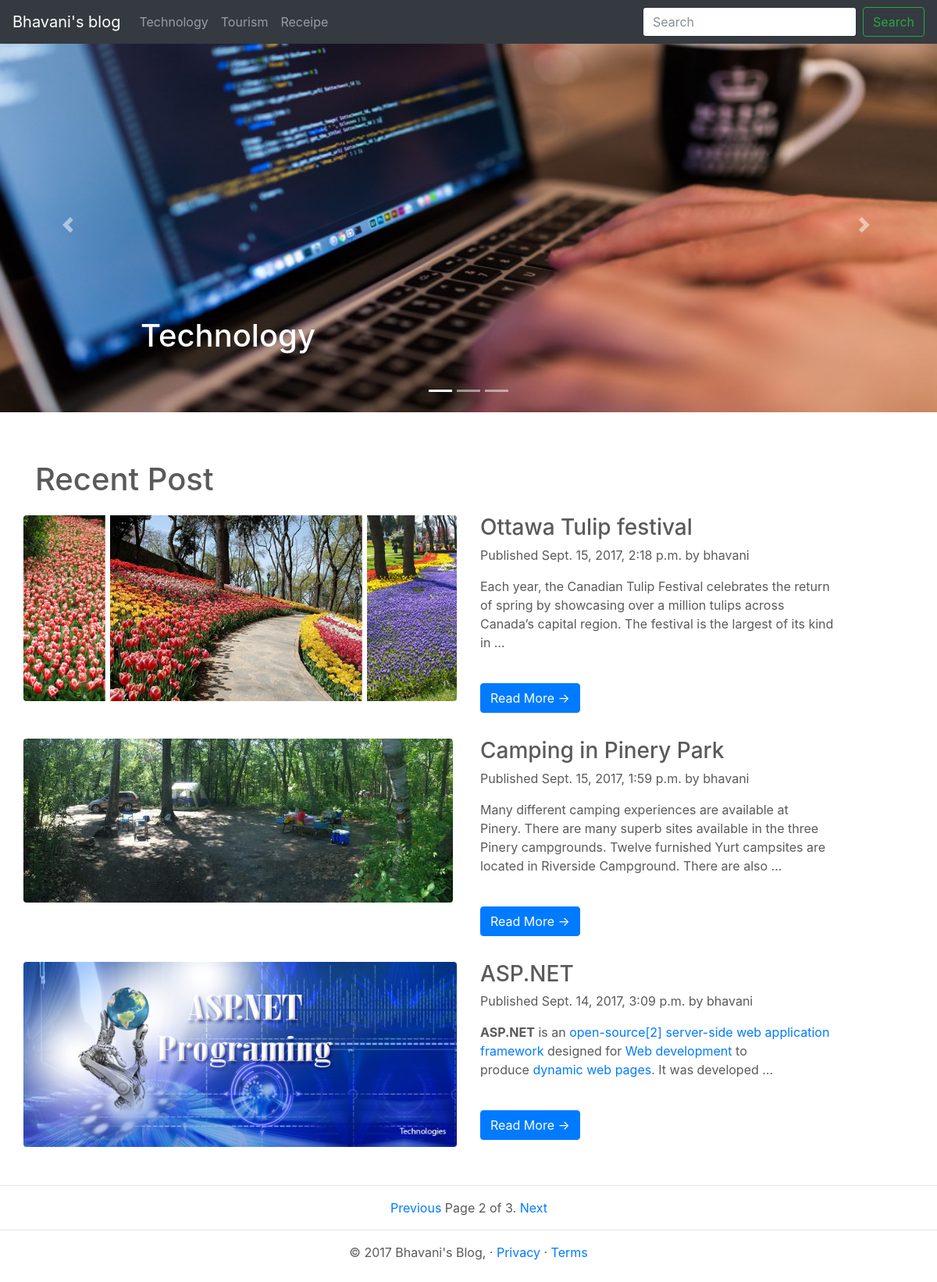
The page /blogapp/?page=2 on the database its author committed.
### blogapp/models.py (models this page shows, shortened)
class Category(models.Model):
	title=models.CharField(max_length=100)
	slug=models.SlugField(max_length=100, unique=True)
	image=models.ImageField(upload_to='images/category', blank=True)
	class Meta:
		verbose_name= 'category'
		verbose_name_plural='categories'
	def __str__(self):
		return self.title
	def get_absolute_url(self):
		return reverse('blogapp:list_of_post_by_category',args=[self.slug])

class Post(models.Model):
	STATUS_CHOICES = (
		('draft', 'Draft'),
		('published', 'Published'),
	)
	title=models.CharField(max_length=250)
	slug=models.SlugField(max_length=250, unique_for_date='publish')
	image=models.ImageField(upload_to='images', blank=True)
	author=models.ForeignKey(User, related_name='blog_posts')
	body=RichTextUploadingField()
	publish=models.DateTimeField(default=timezone.now)
	created=models.DateTimeField(auto_now_add=True)
	updated=models.DateTimeField(auto_now=True)
	status=models.CharField(max_length=10, choices=STATUS_CHOICES, default='draft')
	category=models.ManyToManyField(Category)
	objects=models.Manager()
	published=PublishedManager()
	class Meta:
		ordering = ('-publish',)
	def get_absolute_url(self):
		return reverse('blogapp:post_detail',args=[self.slug])

### blogapp/views.py (the view)
def home(request):
	posts=Post.published.all()
	allCategory=Category.objects.all()
	paginator=Paginator(posts,3)
	page=request.GET.get('page')
	try:
		allPost = paginator.page(page)
	except PageNotAnInteger:
		allPost=paginator.page(1)
	except EmptyPage:
		allPost=paginator.page(paginator.num_pages)
	return render(request, 'blogapp/home.html', {'posts':allPost, 'page': page, 'categorys':allCategory})

### blogapp/models.py (called while the page is built)
	def get_queryset(self):
		return super(PublishedManager, self).get_queryset().filter(status='published')

### blogapp/templates/blogapp/home.html (shortened to what this page needs)
{% extends  'blogapp/base.html' %}
  {% block content %}
  {% include 'blogapp/header.html' with allCategory=categorys  %}
      <div id="myCarousel" class="carousel slide" data-ride="carousel">
        <ol class="carousel-indicators">
          <li data-target="#myCarousel" data-slide-to="0" class="active"></li>
          <li data-target="#myCarousel" data-slide-to="1"></li>
          <li data-target="#myCarousel" data-slide-to="2"></li>
        </ol>
        <div class="carousel-inner">
          {% for category in categorys %}
            <div class="carousel-item {% if forloop.first %} active {% endif %}">
              <img class="first-slide" src="{{category.image.url }}" alt="First slide">
              <div class="container">
                <div class="carousel-caption d-none d-md-block text-left">
                  <h1>{{ category.title }}</h1>
                </div>
              </div>
          </div>
          {% endfor %}
        </div>
        <a class="carousel-control-prev" href="#myCarousel" role="button" data-slide="prev">
          <span class="carousel-control-prev-icon" aria-hidden="true"></span>
        </a>
        <a class="carousel-control-next" href="#myCarousel" role="button" data-slide="next">
          <span class="carousel-control-next-icon" aria-hidden="true"></span>
        </a>
      </div>
      <div class="container">
        <h1 class="my-4">Recent Post</h1>
        <div class ="row">
        {% for post in posts %}
          <div class="row">
            <div class="col-md-6">
              <a href="#">
                <img class="img-fluid rounded mb-3 mb-md-0" src="{{ post.image.url }}" alt="">
              </a>
            </div>
            <div class="col-md-5">
              <h3>{{ post.title }}</h3>
              <div >
                <p class="date">Published {{ post.publish }} by {{ post.author }} </p>
              </div>
              {% autoescape off %}
                <p class="card-text">{{ post.body| truncatewords:30 }} </p>
              {% endautoescape %}
              <br>
               <a href="{{ post.get_absolute_url }}" class="btn btn-primary">Read More &rarr;</a>
            </div>
          </div>
      {% endfor %}
      </div>
      </div>
      <hr>
    {% include "pagination.html" with page=posts %}
    <hr>
  {% endblock %}

### blogapp/templates/blogapp/header.html (shortened to what this page needs)
{% load staticfiles %}
<nav class="navbar navbar-expand-md navbar-dark fixed-top bg-dark">
	      <a class="navbar-brand" href="{% url 'blogapp:home' %}">Bhavani's blog</a>
	      <div class="collapse navbar-collapse" id="navbarCollapse">
	        <ul class="navbar-nav mr-auto">
	          {% for category in allCategory %}
	          <li class="nav-item">
	            <a class="nav-link" href="{{category.get_absolute_url}}"> {{category}}</a>
	          </li>
	         {% endfor %}
	        </ul>
	        <form class="form-inline mt-2 mt-md-0">
	          <input class="form-control mr-sm-2" type="text" placeholder="Search" aria-label="Search">
	          <button class="btn btn-outline-success my-2 my-sm-0" type="submit">Search</button>
	        </form>
	      </div>
    </nav>

### blogapp/static/blogapp/css/carousel.css (style rules this page uses)
body { padding-top: 3rem; padding-bottom: 3rem; color: #5a5a5a; }
.carousel { margin-bottom: 4rem; }
.carousel-caption { z-index: 10; bottom: 3rem; }
.carousel-item { height: 30rem; background-color: #777; }
.carousel-item > img { position: absolute; top: 0; left: 0; min-width: 100%; height: 30rem; }

### rows shown on the page
Category: title "Technology", image (picture)
Category: title "Tourism"
Category: title "Receipe"
Post: image (picture), title "Ottawa Tulip festival", publish "Sept. 15, 2017, 2:18 p.m.", author "bhavani", body "Each year, the Canadian Tulip Festival celebrates the return of spring by showcasing over a million tulips across Canada’s capital region. The festival is the largest of its kind in …"
Post: image (picture), title "Camping in Pinery Park", publish "Sept. 15, 2017, 1:59 p.m.", author "bhavani", body "Many different camping experiences are available at Pinery. There are many superb sites available in the three Pinery campgrounds. Twelve furnished Yurt campsites are located in Riverside Campground. There are also …"
Post: image (picture), title "ASP.NET", publish "Sept. 14, 2017, 3:09 p.m.", author "bhavani", body "ASP.NET is an open-source [2] server-side web application framework designed for Web development to produce dynamic web pages . It was developed …"

### other values the page prints
{{ page.number }} "2"
{{ page.paginator.num_pages }} "3"
